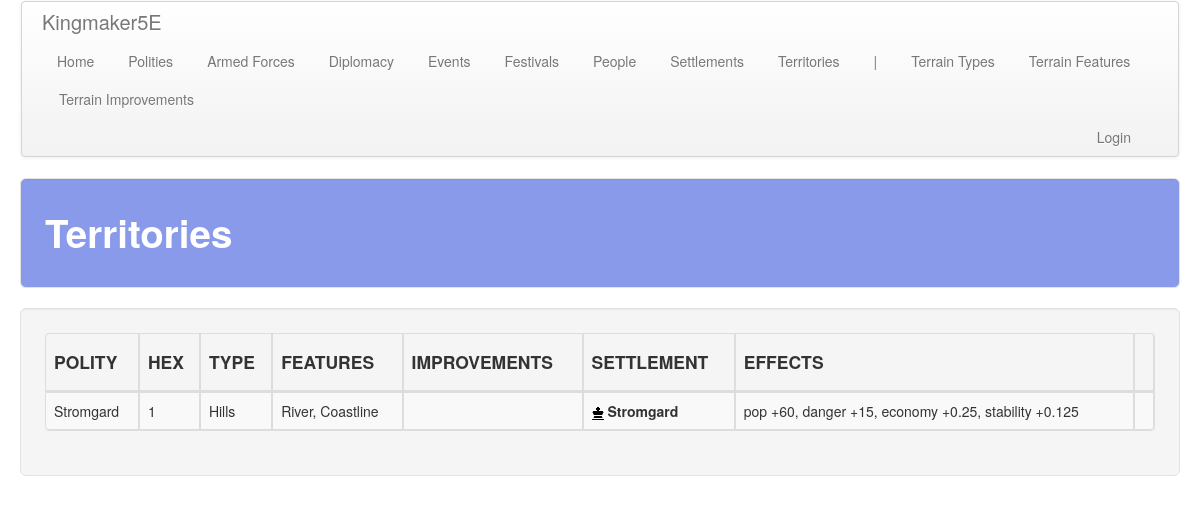
Page /territory/ on the committed database.
### territory/models.py (models this page shows, shortened)
class Territory(models.Model):
    polity = models.ForeignKey(
        'polity.Polity', on_delete=models.CASCADE,
        related_name='territory', related_query_name='territory'
    )
    hex = models.CharField(max_length=20, null=True)
    type = models.ForeignKey(
        Type, on_delete=models.CASCADE,
        related_name='territory', related_query_name='territory'
    )
    features = models.ManyToManyField(
        Feature, related_name='territory', related_query_name='territory',
        blank=True,
    )
    improvements = models.ManyToManyField(
        Improvement, related_name='territory', related_query_name='territory',
        blank=True,
    )

class Type(models.Model):
    name = models.CharField(max_length=default_max_length)
    pop_bonus = models.IntegerField(default=0)
    dan_bonus = models.IntegerField(default=0)
    exp_time = models.IntegerField(default=1)
    prep_time = models.IntegerField(default=1)
    prep_cost = models.IntegerField(default=1)
    farm_cost = models.IntegerField(default=1)
    road_cost = models.IntegerField(default=1)
    def __str__(self):
        return self.name

class Feature(models.Model):
    name = models.CharField(max_length=default_max_length)
    desc = models.TextField(default="")
    pop_bonus = models.IntegerField(default=0)
    dan_bonus = models.IntegerField(default=0)
    eco_bonus = models.FloatField(default=0)
    loy_bonus = models.FloatField(default=0)
    sta_bonus = models.FloatField(default=0)
    def_bonus = models.IntegerField(default=0)
    con_bonus = models.IntegerField(default=0)
    inc_bonus = models.IntegerField(default=0)
    unr_bonus = models.IntegerField(default=0)
    def __str__(self):
        return self.name

### polity/models.py (models this page shows, shortened)
class Polity(models.Model):
    name = models.CharField(max_length=default_max_length)
    government = models.ForeignKey(
        Government, on_delete=models.CASCADE,
        related_name='polity', related_query_name='polity')
    alignment_lc = models.ForeignKey(
        AlignmentLC, on_delete=models.CASCADE,
        related_name='polity', related_query_name='polity')
    alignment_ge = models.ForeignKey(
        AlignmentGE, on_delete=models.CASCADE,
        related_name='polity', related_query_name='polity')
    treasury = models.IntegerField(default=0)
    unrest = models.IntegerField(default=0)
    fame = models.IntegerField(default=0)
    infamy = models.IntegerField(default=0)
    desc = models.TextField(default="", blank=True)
    tax_edict = models.ForeignKey(
        'core.TaxEdict', on_delete=models.CASCADE,
        related_name='polity', related_query_name='polity')
    promotion_edict = models.ForeignKey(
        'core.PromotionEdict', on_delete=models.CASCADE,
        related_name='polity', related_query_name='polity')
    holiday_edict = models.ForeignKey(
        'core.HolidayEdict', on_delete=models.CASCADE,
        related_name='polity', related_query_name='polity')
    recruitment_edict = models.ForeignKey(
        'core.RecruitmentEdict', on_delete=models.CASCADE,
        related_name='polity', related_query_name='polity')
    ruler_attribute_1 = models.ForeignKey(
        Attribute, on_delete=models.CASCADE, null=True, blank=True,
        related_name='polity_ruler_1', related_query_name='polity_ruler_1')
    ruler_attribute_2 = models.ForeignKey(
        Attribute, on_delete=models.CASCADE, null=True, blank=True,
        related_name='polity_ruler_2', related_query_name='polity_ruler_2')
    ruler_attribute_3 = models.ForeignKey(
        Attribute, on_delete=models.CASCADE, null=True, blank=True,
        related_name='polity_ruler_3', related_query_name='polity_ruler_3')
    spymaster_attribute = models.ForeignKey(
        Attribute, on_delete=models.CASCADE, null=True, blank=True,
        related_name='polity_spymaster', related_query_name='polity_spymaster')

### settlements/models.py (models this page shows, shortened)
class Settlement(models.Model):
    territory = models.ForeignKey(
        'territory.Territory', on_delete=models.CASCADE,
        related_name='settlement', related_query_name='settlement'
    )
    name = models.CharField(max_length=default_max_length)
    districts = models.IntegerField(default=0)
    capital = models.BooleanField(default=False)

### territory/views.py (the view)
# urls.py: path('', views.territories, name='territories'),
def territories(request):
    obj_plural = a_plural.replace(' ', '_')
    items = a_obj.objects.order_by('polity', 'hex', 'type')
    items = get_territory_effects(items)['territories']
    return render(
        request, '%s/%s.html' % (app_name, obj_plural),
        {'title': obj_plural.capitalize(), obj_plural: items}
    )

### common/utils.py (called while the page is built)
def get_signed_number(number):
    if number >= 0:
        s = '+%s' % number
    else:
        s = '-%s' % abs(number)
    return {'s': s}

### territory/templates/territory/territories.html (shortened to what this page needs)
<!DOCTYPE html>
{% extends 'territory/base.html' %}
{% load staticfiles %}
{% block table_header %}
    <th class="th_ccell"><h4>POLITY</h4></th>
    <th class="th_ccell"><h4>HEX</h4></th>
    <th class="th_ccell"><h4>TYPE</h4></th>
    <th class="th_ccell"><h4>FEATURES</h4></th>
    <th class="th_ccell"><h4>IMPROVEMENTS</h4></th>
    <th class="th_ccell"><h4>SETTLEMENT</h4></th>
    <th class="th_ccell"><h4>EFFECTS</h4></th>
    <th class="th_ccell"><h4></h4></th>
{% endblock %}
{% block table_body %}
    {% for territory in territories %}
        <tr>
            <td class="tb_lcell">{{ territory.polity.name }}</td>
            <td class="tb_ccell">{{ territory.hex }}</td>
            <td class="tb_ccell">{{ territory.type }}</td>
            <td class="tb_ccell">{{ territory.features.all|join:", " }}</td>
            <td class="tb_ccell">{{ territory.improvements.all|join:", " }}</td>
            <td class="tb_ccell">
                {% if territory.the_settlement %}
                    <div class="clickable-object" style="cursor: pointer;" data-href="{% url 'settlements:buildings' settlement_id=territory.the_settlement.pk %}">
                    {% if territory.the_settlement.capital %}
                        <img src="{% static 'img/glyphicons-halflings-211-king.png' %}" alt="My image"/>
                        <b>{{ territory.the_settlement.name }}</b>
                    {% else %}
                        {{ territory.the_settlement.name }}
                    {% endif %}
                    </div>
                {% else %}
                    None
                {% endif %}
            </td>
            <td class="tb_ccell">{{ territory.effects_summary }}</td>
            <td class="tb_ccell">
            </td>
        </tr>
    {% endfor %}
{% endblock %}

### static/css/custom.css (style rules this page uses)
.th_ccell { text-align: center; padding: 20px 20px 20px 20px; }
.tb_ccell { text-align: center; padding: 20px 20px 20px 20px; }
.tb_lcell { text-align: left; padding: 20px 20px 20px 20px; }

### rows in the picture
Territory: polity.name "Stromgard", hex "1", type "Hills", features.all "River, Coastline", the_settlement.name "Stromgard", effects_summary "pop +60, danger +15, economy +0.25, stability +0.125"

### other values in the picture
{{ title }} "Territories"
